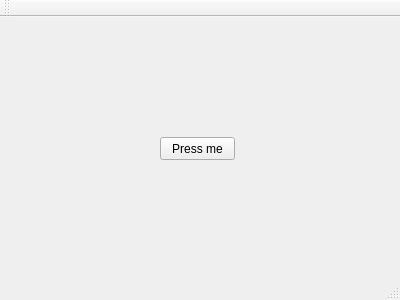
<?xml version="1.0" encoding="UTF-8"?>
<ui version="4.0">
 <class>MainWindow</class>
 <widget class="QMainWindow" name="MainWindow">
  <property name="geometry">
   <rect>
    <x>0</x>
    <y>0</y>
    <width>400</width>
    <height>300</height>
   </rect>
  </property>
  <property name="windowTitle">
   <string>QtMSBuild-Cross</string>
  </property>
  <widget class="QWidget" name="centralWidget">
   <widget class="QPushButton" name="pushButton">
    <property name="geometry">
     <rect>
      <x>160</x>
      <y>120</y>
      <width>75</width>
      <height>23</height>
     </rect>
    </property>
    <property name="text">
     <string>Press me</string>
    </property>
   </widget>
  </widget>
  <widget class="QMenuBar" name="menuBar">
   <property name="geometry">
    <rect>
     <x>0</x>
     <y>0</y>
     <width>400</width>
     <height>21</height>
    </rect>
   </property>
  </widget>
  <widget class="QToolBar" name="mainToolBar">
   <attribute name="toolBarArea">
    <enum>TopToolBarArea</enum>
   </attribute>
   <attribute name="toolBarBreak">
    <bool>false</bool>
   </attribute>
  </widget>
  <widget class="QStatusBar" name="statusBar"/>
 </widget>
 <layoutdefault spacing="6" margin="11"/>
 <resources/>
 <connections>
  <connection>
   <sender>pushButton</sender>
   <signal>clicked()</signal>
   <receiver>MainWindow</receiver>
   <slot>ButtonClicked()</slot>
   <hints>
    <hint type="sourcelabel">
     <x>199</x>
     <y>89</y>
    </hint>
    <hint type="destinationlabel">
     <x>279</x>
     <y>230</y>
    </hint>
   </hints>
  </connection>
 </connections>
 <slots>
  <slot>ButtonClicked()</slot>
 </slots>
</ui>
